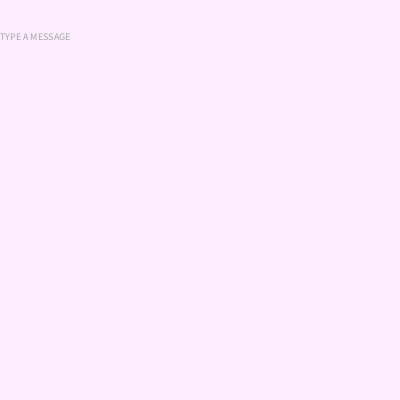
Frame 1 (no input)
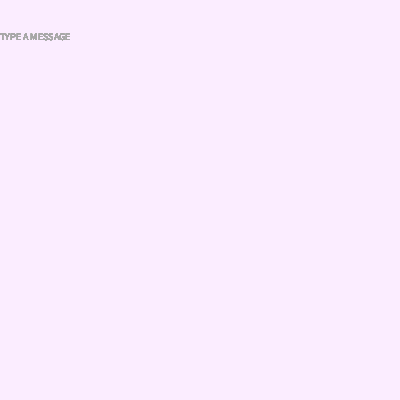
Frame 60 (the mouse pressed at the canvas centre just before this capture)
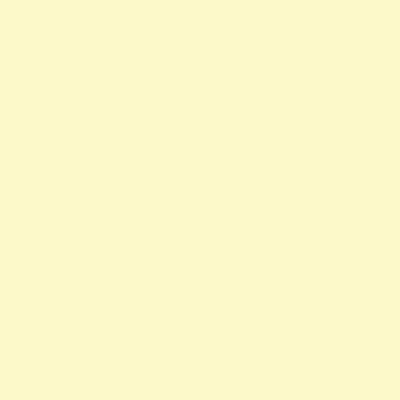
Frame 120 (the mouse held since frame 60 and released just before this capture)

The Processing sketch that drew these frames (run headless with seeded random() and noise(); from frame 60 on, the mouse is pressed at the canvas centre):

// Processing sketch: processing_112930
// ── processing_112930.pde

//Setpember 10 
//homework 4
//Shanna Chan 

float x, y, wd, ht; 

void setup ( )
{
  size (400,400); 
  fill (167); 
  x= width*.5;
  y=height*.5;
  textSize(10);
  background (251,237,255);
//String s = "TYPE A MESSAGE";
//float sw = textWidth(s);
//text(s, 0, 40);




}
void draw ()
{
String s = "TYPE A MESSAGE";
float sw = textWidth(s);
text(s, 0, 40);
 if (mousePressed == true) {
colorMode(HSB,360,100,100,100);
background(random(360),20,99,10);
}
}
void keyPressed( )

{
  fill(251,237,255,10);
  rect(0,0,400,400);
  noStroke();
  if ( key == CODED )
    if(keyCode == UP)
    {
      key=' ';
      y = y - 5;
    }
    else if (keyCode == DOWN)
    {
      key=' ';
      y = y + 5;
    }
    else if(keyCode == LEFT)
    {
      key=' ';
      x = x - 5;
    }
    else if(keyCode == RIGHT){
      key=' ';
      x = x + 5;
    }
    fill (153);
  
if (key!='a');

else {
  fill (255,126,126);
  
}

char ch=key;
float sw=textWidth(ch);

text(key,x-150,y);
x=x+sw;





}
